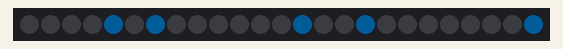
Recording of a sketch running on a simulated Arduino Uno, built with avr-gcc and run on an emulated ATmega328P. On the bench: 25 RGB LEDs in strip order, left to right. Dim RGB values are drawn brighter than linear.

Above: at 0.3 s.
At 0.91 s:
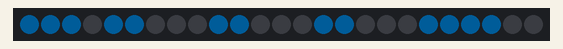
At 1.64 s:
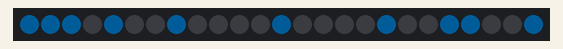
At 2.97 s:
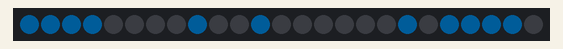
At 4.31 s:
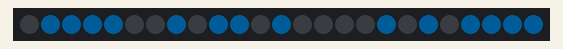
At 5.6 s:
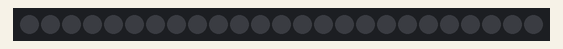

Measured:
- by itself, everything shown: repeats every 6.1 s, in 46 steps

The sketch:

LED_Matrix_Text_Scroller.ino
```cpp
/*
 * This program scrolls an arbitrary text message horizontally
 * across the 5x5 RGB matrix one pixel at a time.
 *
 * Letters A-Z, numbers 0-9, and spaces are supported.
 */

#include <Arduino.h>
#include <Adafruit_NeoPixel.h>

#define MATRIX_PIN 7
#define NUM_LEDS   25

Adafruit_NeoPixel matrix(
  NUM_LEDS,
  MATRIX_PIN,
  NEO_GRB + NEO_KHZ800
);

// Change this message as required
String message = "ADVAYAM";

const uint8_t font[36][5] =
{
  // A
  {0x0E,0x11,0x1F,0x11,0x11},
  // B
  {0x1E,0x11,0x1E,0x11,0x1E},
  // C
  {0x0F,0x10,0x10,0x10,0x0F},
  // D
  {0x1E,0x11,0x11,0x11,0x1E},
  // E
  {0x1F,0x10,0x1E,0x10,0x1F},
  // F
  {0x1F,0x10,0x1E,0x10,0x10},
  // G
  {0x0F,0x10,0x17,0x11,0x0F},
  // H
  {0x11,0x11,0x1F,0x11,0x11},
  // I
  {0x1F,0x04,0x04,0x04,0x1F},
  // J
  {0x01,0x01,0x01,0x11,0x0E},
  // K
  {0x11,0x12,0x1C,0x12,0x11},
  // L
  {0x10,0x10,0x10,0x10,0x1F},
  // M
  {0x11,0x1B,0x15,0x11,0x11},
  // N
  {0x11,0x19,0x15,0x13,0x11},
  // O
  {0x0E,0x11,0x11,0x11,0x0E},
  // P
  {0x1E,0x11,0x1E,0x10,0x10},
  // Q
  {0x0E,0x11,0x15,0x12,0x0D},
  // R
  {0x1E,0x11,0x1E,0x12,0x11},
  // S
  {0x0F,0x10,0x0E,0x01,0x1E},
  // T
  {0x1F,0x04,0x04,0x04,0x04},
  // U
  {0x11,0x11,0x11,0x11,0x0E},
  // V
  {0x11,0x11,0x11,0x0A,0x04},
  // W
  {0x11,0x11,0x15,0x1B,0x11},
  // X
  {0x11,0x0A,0x04,0x0A,0x11},
  // Y
  {0x11,0x0A,0x04,0x04,0x04},
  // Z
  {0x1F,0x02,0x04,0x08,0x1F},

  // 0
  {0x0E,0x11,0x11,0x11,0x0E},
  // 1
  {0x04,0x0C,0x04,0x04,0x0E},
  // 2
  {0x0E,0x01,0x06,0x08,0x1F},
  // 3
  {0x1E,0x01,0x06,0x01,0x1E},
  // 4
  {0x12,0x12,0x1F,0x02,0x02},
  // 5
  {0x1F,0x10,0x1E,0x01,0x1E},
  // 6
  {0x0E,0x10,0x1E,0x11,0x0E},
  // 7
  {0x1F,0x01,0x02,0x04,0x04},
  // 8
  {0x0E,0x11,0x0E,0x11,0x0E},
  // 9
  {0x0E,0x11,0x0F,0x01,0x0E}
};

int pixelXY(int x, int y)
{
  if (y % 2 == 0)
    return y * 5 + x;

  return y * 5 + (4 - x);
}

int fontIndex(char c)
{
  c = toupper(c);

  if (c >= 'A' && c <= 'Z')
    return c - 'A';

  if (c >= '0' && c <= '9')
    return 26 + c - '0';

  return -1;
}

void drawColumn(int column, int xOffset)
{
  if (xOffset < 0 || xOffset >= 5)
    return;

  for (int y = 0; y < 5; y++)
  {
    if (column & (1 << (4 - y)))
    {
      matrix.setPixelColor(
        pixelXY(xOffset, y),
        matrix.Color(0, 150, 255)
      );
    }
  }
}

void scrollMessage()
{
  // Each character uses 6 columns
  int width =
    message.length() * 6;

  for (int offset = 5; offset >= -width; offset--)
  {
    matrix.clear();

    for (int i = 0; i < message.length(); i++)
    {
      int index =
        fontIndex(message[i]);

      if (index < 0)
        continue;

      int xBase =
        offset + i * 6;

      for (int x = 0; x < 5; x++)
      {
        if (xBase + x >= 0 &&
            xBase + x < 5)
        {
          drawColumn(
            font[index][x],
            xBase + x
          );
        }
      }
    }

    matrix.show();

    delay(120);
  }
}

void setup()
{
  matrix.begin();
  matrix.setBrightness(25);
  matrix.clear();
  matrix.show();
}

void loop()
{
  scrollMessage();

  delay(300);
}
```
